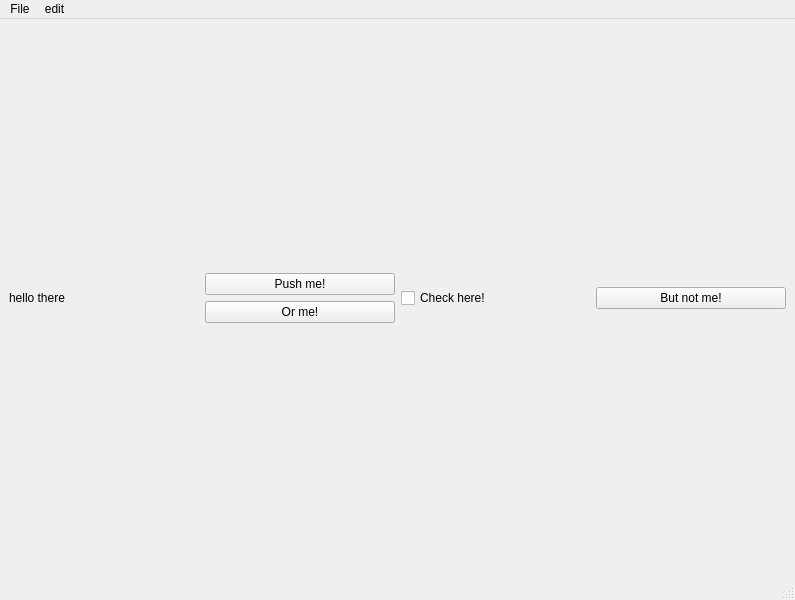
<?xml version="1.0" encoding="UTF-8"?>
<ui version="4.0">
 <class>MainWindow</class>
 <widget class="QMainWindow" name="MainWindow">
  <property name="geometry">
   <rect>
    <x>0</x>
    <y>0</y>
    <width>795</width>
    <height>600</height>
   </rect>
  </property>
  <property name="windowTitle">
   <string>qt tut</string>
  </property>
  <widget class="QWidget" name="centralwidget">
   <layout class="QGridLayout" name="gridLayout">
    <item row="0" column="6">
     <widget class="QPushButton" name="butNotMe">
      <property name="text">
       <string>But not me!</string>
      </property>
     </widget>
    </item>
    <item row="0" column="0">
     <widget class="QLabel" name="label">
      <property name="text">
       <string>hello there</string>
      </property>
     </widget>
    </item>
    <item row="0" column="2">
     <widget class="QCheckBox" name="checkBox">
      <property name="text">
       <string>Check here!</string>
      </property>
     </widget>
    </item>
    <item row="0" column="1">
     <layout class="QVBoxLayout" name="verticalLayout">
      <item>
       <widget class="QPushButton" name="pushMe">
        <property name="text">
         <string>Push me!</string>
        </property>
       </widget>
      </item>
      <item>
       <widget class="QPushButton" name="orMe">
        <property name="text">
         <string>Or me!</string>
        </property>
       </widget>
      </item>
     </layout>
    </item>
   </layout>
  </widget>
  <widget class="QMenuBar" name="menubar">
   <property name="geometry">
    <rect>
     <x>0</x>
     <y>0</y>
     <width>795</width>
     <height>21</height>
    </rect>
   </property>
   <widget class="QMenu" name="menuFile">
    <property name="title">
     <string>File</string>
    </property>
    <addaction name="actionOpen"/>
    <addaction name="actionSave"/>
    <addaction name="separator"/>
    <addaction name="actionExit"/>
   </widget>
   <widget class="QMenu" name="menuEdit">
    <property name="title">
     <string>edit</string>
    </property>
   </widget>
   <addaction name="menuFile"/>
   <addaction name="menuEdit"/>
  </widget>
  <widget class="QStatusBar" name="statusbar"/>
  <action name="actionOpen">
   <property name="text">
    <string>Open</string>
   </property>
  </action>
  <action name="actionSave">
   <property name="text">
    <string>Save</string>
   </property>
  </action>
  <action name="actionExit">
   <property name="text">
    <string>Exit</string>
   </property>
  </action>
 </widget>
 <resources/>
 <connections/>
</ui>
